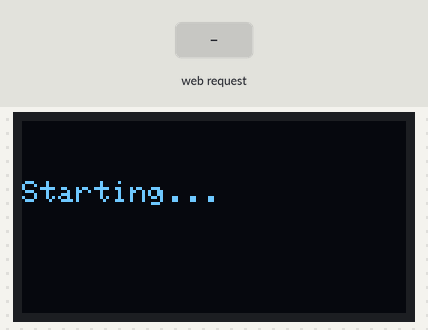
Bench run of a sketch on a simulated ESP32. On the bench: 128×64 one-colour display. The test bench sets the inputs (shaded band). What the sketch prints to the serial monitor is not drawn.

Above: at 0.1 s.
At 2.2 s:
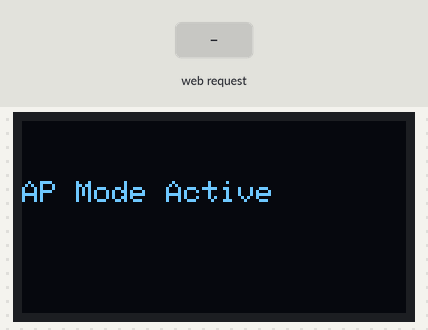
At 13.3 s:
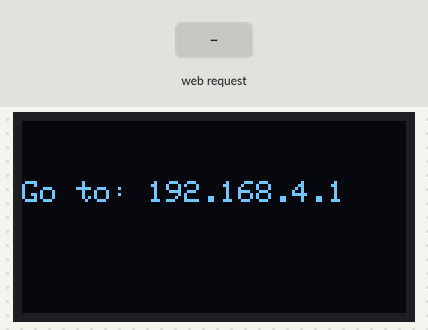
13.4 s: HTTP request GET / received
Timing chart, 0 to 16.4 s (numbered marks = the images above; inputs shaded):
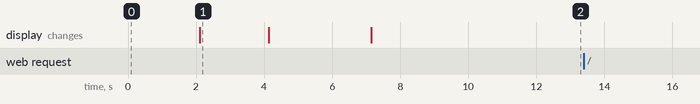

The sketch:

ESP32_OLED_AP.ino
```cpp
#include <Wire.h>
#include <Adafruit_GFX.h>
#include <Adafruit_SSD1306.h>
#include <WiFi.h>
#include <WebServer.h>

#define SCREEN_WIDTH 128
#define SCREEN_HEIGHT 64
#define OLED_RESET -1
Adafruit_SSD1306 display(SCREEN_WIDTH, SCREEN_HEIGHT, &Wire, OLED_RESET);

WebServer server(80);
String message = "Hello!";

// Define your Access Point (AP) credentials
const char* apSSID = "ESP_OLED_AP";
const char* apPassword = "12345678";

String htmlPage = R"rawliteral(
<!DOCTYPE html>
<html>
<head>
    <title>ESP32 OLED Display</title>
</head>
<body>
    <h2>Enter Text to Display:</h2>
    <form action="/send" method="POST">
        <input type="text" name="text">
        <input type="submit" value="Send">
    </form>
</body>
</html>
)rawliteral";

// Function to display text on OLED
void displayText(String text, int delayTime = 3000) {
    display.clearDisplay();
    display.setTextSize(1);
    display.setTextColor(WHITE);
    display.setCursor(0, 20);
    display.print(text);
    display.display();
    delay(delayTime);
}

// Function to start ESP32 in Access Point (AP) mode
void startAccessPoint() {
    Serial.println("Starting Access Point...");
    WiFi.softAP(apSSID, apPassword);
    IPAddress myIP = WiFi.softAPIP();

    Serial.print("AP Mode Active. Connect to: ");
    Serial.println(apSSID);
    Serial.print("Go to: ");
    Serial.println(myIP);

    displayText("AP Mode Active", 2000);
    displayText(apSSID, 3000);
    displayText("Go to: " + myIP.toString(), 5000);
}

// Handle root page
void handleRoot() {
    Serial.println("Handling root request...");
    server.send(200, "text/html", htmlPage);
}

// Handle text input
void handleTextInput() {
    if (server.hasArg("text")) {
        message = server.arg("text");
        Serial.print("Received message: ");
        Serial.println(message);
        displayText(message);
        server.send(200, "text/html", "<h2>Message Updated!</h2><a href='/'>Go Back</a>");
    } else {
        Serial.println("No text received.");
        server.send(400, "text/plain", "Bad Request");
    }
}

void setup() {
    Serial.begin(9600);

    // Initialize OLED
    if (!display.begin(SSD1306_SWITCHCAPVCC, 0x3C)) {
        Serial.println(F("SSD1306 allocation failed"));
        for (;;);
    }
    displayText("Starting...", 2000);

    // Always start in AP mode
    startAccessPoint();

    // Start web server
    server.on("/", handleRoot);
    server.on("/send", HTTP_POST, handleTextInput);
    server.begin();
    Serial.println("Server started.");
}

void loop() {
    server.handleClient();
}
```

Measured:
- after the input at 13.4 s, every drawn part: stays the same
- what the display in image 1 shows lasts 2.0 s, from 2.1 s to 4.1 s
